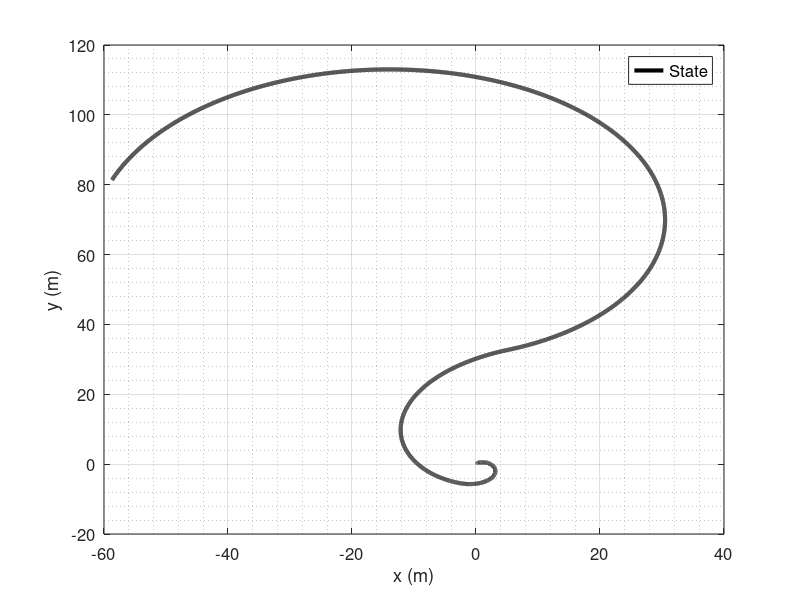
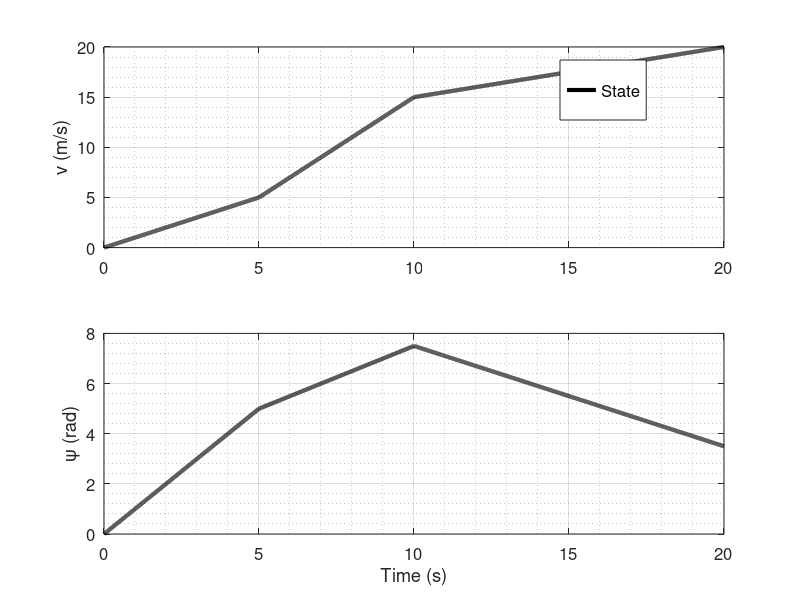
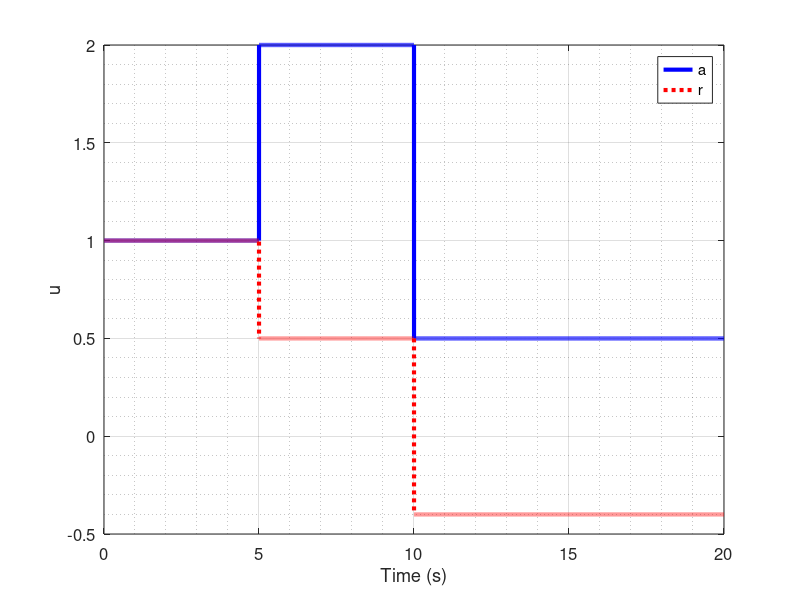

Write the MATLAB code that produced these figures, in order.
%% Research code by Agus Hasan

clear;
clc;

%% Time horizon
tf  = 20;
dt  = 0.001;
t   = dt:dt:tf;

%% System description
A = eye(4);
B = dt*[0 0 1 0;0 0 0 1]';
C = eye(4);

%% Noise
QF = 0.01*eye(rank(A));
RF = 0.04*eye(rank(C));

%% Initialization
x        = [0;0;0;0];

%% Control
u           = [1 1]';

%% For plotting
uArray     = [];
xArray     = [];

%% Simulation
for i=1:(tf/dt)
    
    if i>5000
        u = [2 0.5]';
    end
    
    if i>10000
        u = -[-0.5 0.4]';        
    end
    
   uArray         = [uArray u];
   xArray         = [xArray x];
      
   x = A*x+dt*[x(3)*sin(x(4)) x(3)*cos(x(4)) 0 0]'+B*u+QF*dt*randn(4,1);
   y = C*x+RF*dt*randn(4,1);
end

figure(1);
plot(xArray(1,:),xArray(2,:), 'k', 'LineWidth', 3)
grid on;
grid minor
ylabel('y (m)','FontSize',12)
xlabel('x (m)','FontSize',12)
set(gca,'FontSize',12)
legend('State','FontSize',12);

figure(2);
subplot(2,1,1)
plot(t,xArray(3,:), 'k', 'LineWidth', 3)
grid on;
grid minor
ylabel('v (m/s)','FontSize',12)
set(gca,'FontSize',12)
subplot(2,1,2)
plot(t,xArray(4,:), 'k', 'LineWidth', 3)
grid on;
grid minor
ylabel('\psi (rad)','FontSize',12)
xlabel('Time (s)','FontSize',12)
set(gca,'FontSize',12)
h1 = legend('State','FontSize',12);
set(h1, 'Position', [0.7, 0.8, .1, .1])

figure(3);
plot(t,uArray(1,:), 'b', 'LineWidth', 3)
hold on;
plot(t,uArray(2,:), ':r', 'LineWidth', 3)
grid on;
grid minor
ylabel('u','FontSize',12)
xlabel('Time (s)','FontSize',12)
legend('a','r')
set(gca,'FontSize',12)
































